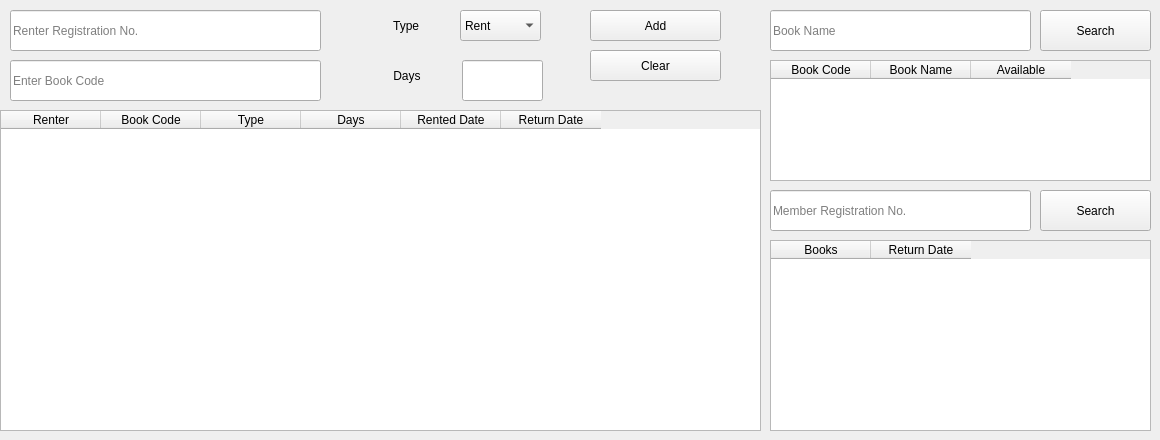
    <widget class="QWidget" name="tab">
     <attribute name="title">
      <string>Tab 1</string>
     </attribute>
     <widget class="QTableWidget" name="tableWidget">
      <property name="geometry">
       <rect>
        <x>0</x>
        <y>110</y>
        <width>761</width>
        <height>321</height>
       </rect>
      </property>
      <column>
       <property name="text">
        <string>Renter</string>
       </property>
      </column>
      <column>
       <property name="text">
        <string>Book Code</string>
       </property>
      </column>
      <column>
       <property name="text">
        <string>Type</string>
       </property>
      </column>
      <column>
       <property name="text">
        <string>Days</string>
       </property>
      </column>
      <column>
       <property name="text">
        <string>Rented Date</string>
       </property>
      </column>
      <column>
       <property name="text">
        <string>Return Date</string>
       </property>
      </column>
     </widget>
     <widget class="QPushButton" name="pushButton_6">
      <property name="geometry">
       <rect>
        <x>590</x>
        <y>10</y>
        <width>131</width>
        <height>31</height>
       </rect>
      </property>
      <property name="text">
       <string>Add</string>
      </property>
     </widget>
     <widget class="QLineEdit" name="lineEdit">
      <property name="geometry">
       <rect>
        <x>10</x>
        <y>60</y>
        <width>311</width>
        <height>41</height>
       </rect>
      </property>
      <property name="placeholderText">
       <string>Enter Book Code</string>
      </property>
     </widget>
     <widget class="QLabel" name="label">
      <property name="geometry">
       <rect>
        <x>370</x>
        <y>10</y>
        <width>91</width>
        <height>31</height>
       </rect>
      </property>
      <property name="text">
       <string>       Type</string>
      </property>
     </widget>
     <widget class="QComboBox" name="comboBox_3">
      <property name="geometry">
       <rect>
        <x>460</x>
        <y>10</y>
        <width>81</width>
        <height>31</height>
       </rect>
      </property>
      <item>
       <property name="text">
        <string>Rent</string>
       </property>
      </item>
      <item>
       <property name="text">
        <string>Return</string>
       </property>
      </item>
     </widget>
     <widget class="QLabel" name="label_2">
      <property name="geometry">
       <rect>
        <x>370</x>
        <y>60</y>
        <width>81</width>
        <height>31</height>
       </rect>
      </property>
      <property name="text">
       <string>       Days</string>
      </property>
     </widget>
     <widget class="QLineEdit" name="lineEdit_2">
      <property name="geometry">
       <rect>
        <x>10</x>
        <y>10</y>
        <width>311</width>
        <height>41</height>
       </rect>
      </property>
      <property name="placeholderText">
       <string>Renter Registration No.</string>
      </property>
     </widget>
     <widget class="QLineEdit" name="lineEdit_5">
      <property name="geometry">
       <rect>
        <x>770</x>
        <y>10</y>
        <width>261</width>
        <height>41</height>
       </rect>
      </property>
      <property name="placeholderText">
       <string>Book Name</string>
      </property>
     </widget>
     <widget class="QTableWidget" name="tableWidget_3">
      <property name="geometry">
       <rect>
        <x>770</x>
        <y>60</y>
        <width>381</width>
        <height>121</height>
       </rect>
      </property>
      <column>
       <property name="text">
        <string>Book Code</string>
       </property>
      </column>
      <column>
       <property name="text">
        <string>Book Name</string>
       </property>
      </column>
      <column>
       <property name="text">
        <string>Available</string>
       </property>
      </column>
     </widget>
     <widget class="QLineEdit" name="lineEdit_6">
      <property name="geometry">
       <rect>
        <x>770</x>
        <y>190</y>
        <width>261</width>
        <height>41</height>
       </rect>
      </property>
      <property name="placeholderText">
       <string>Member Registration No.</string>
      </property>
     </widget>
     <widget class="QPushButton" name="pushButton_9">
      <property name="geometry">
       <rect>
        <x>1040</x>
        <y>190</y>
        <width>111</width>
        <height>41</height>
       </rect>
      </property>
      <property name="text">
       <string>Search</string>
      </property>
     </widget>
     <widget class="QTableWidget" name="tableWidget_4">
      <property name="geometry">
       <rect>
        <x>770</x>
        <y>240</y>
        <width>381</width>
        <height>191</height>
       </rect>
      </property>
      <column>
       <property name="text">
        <string>Books</string>
       </property>
      </column>
      <column>
       <property name="text">
        <string>Return Date</string>
       </property>
      </column>
     </widget>
     <widget class="QPushButton" name="pushButton_13">
      <property name="geometry">
       <rect>
        <x>1040</x>
        <y>10</y>
        <width>111</width>
        <height>41</height>
       </rect>
      </property>
      <property name="text">
       <string>Search</string>
      </property>
     </widget>
     <widget class="QLineEdit" name="lineEdit_40">
      <property name="geometry">
       <rect>
        <x>462</x>
        <y>60</y>
        <width>81</width>
        <height>41</height>
       </rect>
      </property>
     </widget>
     <widget class="QPushButton" name="pushButton_5">
      <property name="geometry">
       <rect>
        <x>590</x>
        <y>50</y>
        <width>131</width>
        <height>31</height>
       </rect>
      </property>
      <property name="text">
       <string>Clear</string>
      </property>
     </widget>
     <widget class="QLabel" name="label_52">
      <property name="geometry">
       <rect>
        <x>10</x>
        <y>370</y>
        <width>991</width>
        <height>31</height>
       </rect>
      </property>
      <property name="font">
       <font>
        <pointsize>12</pointsize>
       </font>
      </property>
      <property name="text">
       <string/>
      </property>
     </widget>
    </widget>
